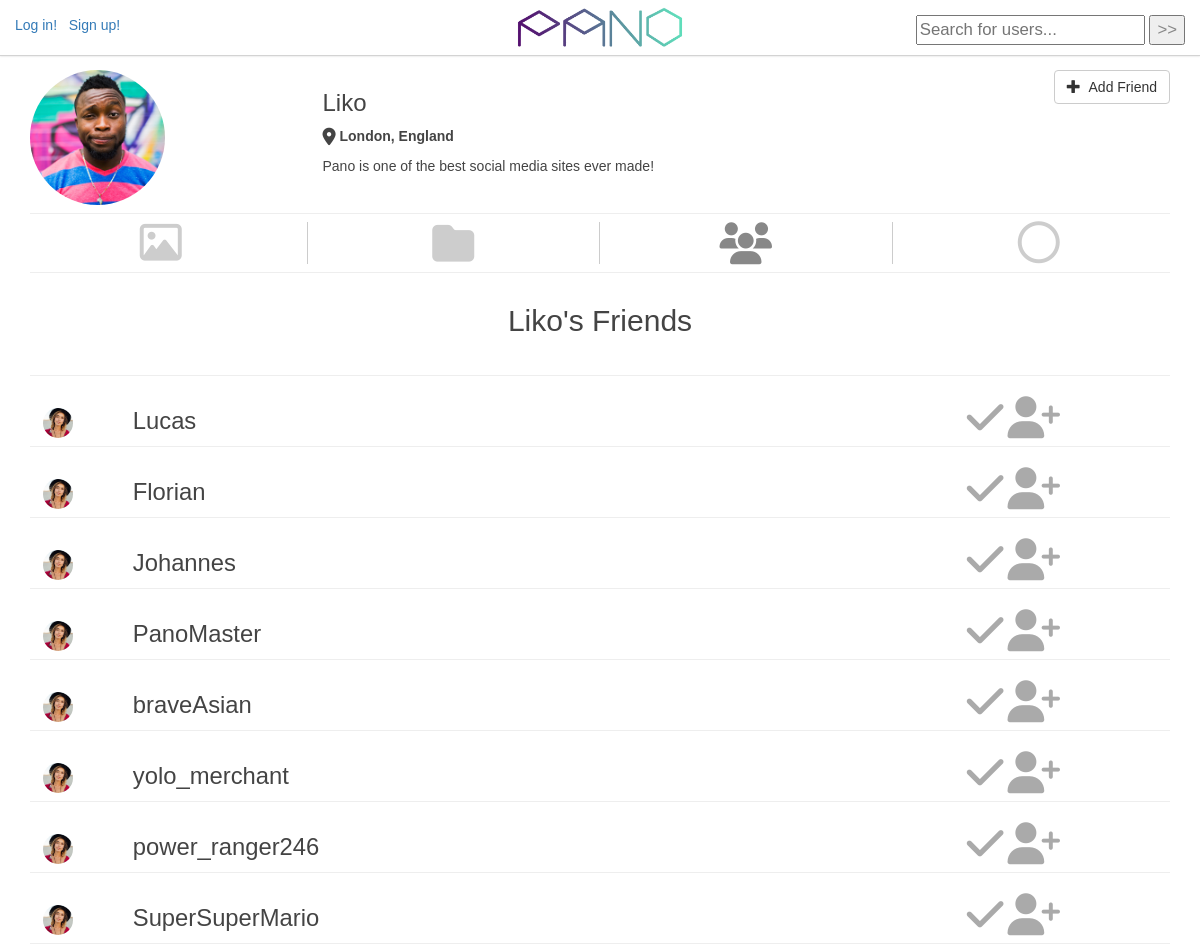
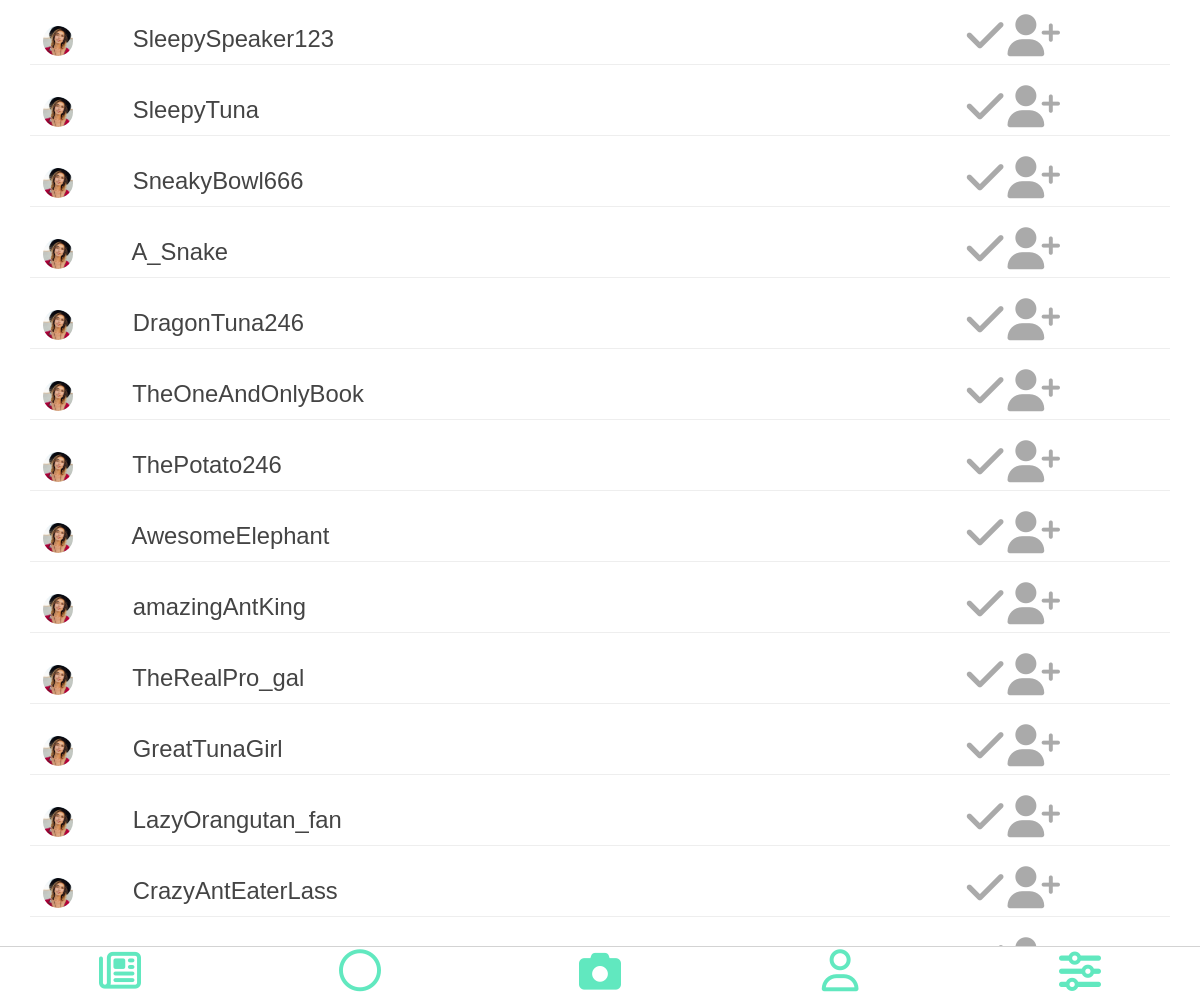
The page /profile-friends.php?id=Liko on the database its author committed (2 pictures, top to bottom).
### tables this page shows
CREATE TABLE `user` (
  `UserID` int(20) NOT NULL,
  `FirstName` varchar(30) NOT NULL,
  `LastName` varchar(30) NOT NULL,
  `UserName` varchar(30) NOT NULL,
  `EmailAddress` varchar(80) NOT NULL,
  `Password` char(64) NOT NULL,
  `Location` varchar(150) NOT NULL,
  `ShortDescrip` varchar(150) NOT NULL,
  `DateCreated` datetime NOT NULL DEFAULT CURRENT_TIMESTAMP,
  `SettingID` int(5) NOT NULL DEFAULT '3'
);

### includes/friends-list.php (the view)
<?php
class frienditem{
  private $friendName;
  private $friendLink;
  private $friendPictureID;
  private $isFriendOfUser;
  public function __construct($friendName, $friendLink, $friendPictureID,  $isFriendOfUser){
    $this->friendName =$friendName;
    $this->friendLink =$friendLink;
    $this->friendPictureID =$friendPictureID;
    $this->isFriendOfUser =$isFriendOfUser;
  }
  public function returnHTML(){
    $output = '<div class="row friend-content">
    <div class="col-md-6 col-xs-6 friend-name">
    <a href="'.SITE_ROOT.'/profile-info.php?id='.$this->friendLink.'">&nbsp;
    <img src="'.SITE_ROOT.'/images/profilepics/'.$this->friendPictureID.'.jpg" class="img-circle comment-picture" /> &nbsp; &nbsp; &nbsp; &nbsp; '.$this->friendName.'
    </a>
    </div>
    <div class="col col-md-6 col-xs-6 friending-icon">';
    if($this->isFriendOfUser){
      $output .= '
      <i  class="fa fa-3x fa-check friending-icon" ></i>
      </div>
      </div>
      <hr>';
    }else{
      $output .= '
      <a href="" class="" ng-click="isfriend'.$this->friendName.' = !isfriend'.$this->friendName.'"> <i  class="fa fa-3x fa-check friending-icon" ng-show="isfriend'.$this->friendName.'" ></i>
      <i  class="fa fa-3x fa-user-plus friending-icon" ng-hide="isfriend'.$this->friendName.'"></i>
      </a>
      </div>
      </div>
      <hr>';
    }
    return $output;
  }
}

### profile-friends.php (shortened to what this page needs)
<?php
require_once('includes/dbconnect.php');
$filename = basename(__FILE__, '.php');
if (isset($_GET['id'])) {
    $profileUserName = $_GET['id'];
    include('includes/profile-header.php');
}
?>
<!DOCTYPE html>
<html>
<head>
    <link rel="stylesheet" href="https://maxcdn.bootstrapcdn.com/bootstrap/3.3.7/css/bootstrap.min.css">
    <link rel="stylesheet" href="https://cdnjs.cloudflare.com/ajax/libs/animate.css/3.5.2/animate.min.css">
    <link rel="stylesheet" href="css/offset.css">
    <link rel="stylesheet" href="css/style.css">
</head>
<body ng-app="">
    <?php
        include('includes/header.php');
     ?>
    <main>
      <div class="content friends-content container">
        <h2><?= $profileUserName ?>'s Friends</h2>
        <br />
        <hr />
      <?php
        include('includes/friends-list.php');
        $query = ("SELECT
                    user.`UserName` AS UserName, user.`UserID` AS UserID
                    FROM friends LEFT JOIN user
                    ON user.`UserID` = friends.`UserID`
                    AND user.`UserID` != '$profileUserID'
                    WHERE friends.`FriendID` = '$profileUserID'");
        if ($result = mysqli_query($conn, $query)) {
            while ($row = mysqli_fetch_array($result)) {
                $isFriendOfUser = false;
                $friendName = $row['UserName'];
                $row = new frienditem($friendName, $friendName, '3', $isFriendOfUser);
                echo $row->returnHTML();
            }
        }
       ?>
      </div>
    </main>
    <?php
        include('includes/footer.php');
    ?>
</body>
</html>

### includes/profile-header.php (shortened to what this page needs)
<?php
    $query = "SELECT * FROM user WHERE UserName = '$profileUserName'";
    if ($result = mysqli_query($conn, $query)) {
        $count = mysqli_num_rows($result);
        $row = mysqli_fetch_array($result);
        if ($count == 1 ){
            $profilePictureID = 1;
            $profileUserID = $row['UserID'];
            $profileUserLocation = $row['Location'];
            $profileUserDescription = $row['ShortDescrip'];
        } else {
            header("Location: 404.php");
        }
    }
    $are_we_friends = false;
    $friendRequestSent = false;
    $friendRequestReceived = false;
    if ($_SESSION['UserName'] != $profileUserName) {
        $query = "SELECT * FROM friends WHERE
                    UserID = '$profileUserID' AND FriendID = '{$_SESSION['UserID']}'";
        if ($result = mysqli_query($conn, $query)) {
            $count = mysqli_num_rows($result);
            if ($count == 1) {
                $are_we_friends = true;
            } else {
                $are_we_friends = false;
            }
        }
    }
    $sql3 = "SELECT * FROM `friendrequests` WHERE FriendID='$profileUserID' AND UserID='{$_SESSION['UserID']}'";
    if ($result3 = mysqli_query($conn, $sql3)) {
        $typeOfRequestIcon = ($friendRequestSent ? "requested" : "");
    }
    $sql4 = "SELECT * FROM `friendrequests` WHERE UserID='$profileUserID' AND FriendID='{$_SESSION['UserID']}'";
    if ($result4 = mysqli_query($conn, $sql4)) {
        $typeOfRequestIcon = ($friendRequestSent ? "requested" : "");
    }
 ?>
<div class="container profile-info" id="<?=$profileUserID?>">
    <div class="row">
        <div class="col col-md-3 col-xs-3 profile-info-row">
            <img src="<?=SITE_ROOT?>/images/profilepics/<?=$profilePictureID?>.jpg" class="img-circle img-responsive profile-user-picture " />
        </div>
        <div class="col col-md-6  col-xs-6 container">
            <p class="profile-info-name">
                <h3 id="profile-username"><?=$profileUserName?></h3>
            </p>
            <p class="profile-info-location location"><i class="fa fa-map-marker fa-lg"></i>&nbsp;<?=$profileUserLocation?></p>
            <p class="profile-info-description"><?=$profileUserDescription?></p>
        </div>
        <div class="col col-md-3 col-xs-3 profile-info-row" id="<?=$profilePictureID?>">
            <?php if ($_SESSION['UserName'] == $profileUserName) : ?>
                <button type="button" class="btn btn-default pull-right edit-button" ><span class="glyphicon glyphicon-pencil"></span>&nbsp;&nbsp;Edit Profile </button>
            <?php else :?>
                <button id="add-friend-button" type="button" class="btn btn-default pull-right  <?=$typeOfRequestIcon?>"><span class="glyphicon glyphicon-plus"></span>&nbsp;&nbsp;Add Friend </button>
            <?php endif;?>
        </div>
    </div>
    <hr />
</div>
<div class="container profile-options">
    <div class="row">
        <div class="col-md-3 col-xs-3   lv-icons-unclicked border-right <?php echo ($filename == 'profile-info' ? 'lv-icons-clicked': '' )?>">
            <a href="<?=SITE_ROOT?>/profile-info.php?id=<?php echo $profileUserName;?>"> <i class="fa  fa-picture-o fa-3x"></i></a>
        </div>
        <div class="col-md-3  col-xs-3  lv-icons-unclicked  border-right <?php echo ($filename == 'profile-collections' ? 'lv-icons-clicked': '' )?>">
            <a href="<?=SITE_ROOT?>/profile-collections.php?id=<?php echo $profileUserName;?>"> <i class="fa fa-folder fa-3x"></i></a>
        </div>
        <div class="col-md-3  col-xs-3  lv-icons-unclicked  border-right <?php echo ($filename == 'profile-friends' ? 'lv-icons-clicked': '' )?>">
            <a href="<?=SITE_ROOT?>/profile-friends.php?id=<?php echo $profileUserName;?>"> <i class="fa fa-users fa-3x"></i></a>
        </div>
        <div class="col-md-3  col-xs-3 lv-icons-unclicked <?php echo ($filename == 'profile-circles' ? 'lv-icons-clicked': '' )?>">
            <a href="<?=SITE_ROOT?>/profile-circles.php?id=<?php echo $profileUserName;?>"> <i class="fa fa-circle-o fa-3x"></i></a>
        </div>
    </div>
    <hr />
</div>

### css/style.css (style rules this page uses)
body { font-family: 'Lato-Light', sans-serif; font-variant: normal; font-weight: 100; color: white; text-align: center; }
body { padding-top: 60px; padding-bottom: 70px; height: 100%; }
.content { text-align: center; }
.profile-info .profile-user-picture { max-height: 135px; width: auto; }
.comment-picture { height: 30px; width: auto; }
hr { color: #ccc; }
.fa { color: color: #61e8bf; vertical-align: middle; }
.lv-icons-unclicked a i { color: #cdcdcd; }
.lv-icons-clicked a i { color: #888; }
hr { margin-top: 8px; margin-bottom: 8px; }
button#add-friend-button { display:inline; }
.location { font-weight: 600; }
.collections-content,.collections-content a, .friends-content, .friends-content a, .collection-content, .collection-content a, .circles-content, .circles-content a { text-align: center; color: #444; }
.profile-info { padding-top: 10px; color: #444; text-align: left; }
.border-right { border-right: 1px solid #ccc; }
.profile-info-name { font-size: 2.6em; }
.collections-content h2, .friends-content h2, .collection-content h2 { padding-top: 3px; }
.friend-name { text-align: left; font-size: 1.7em; }
.friending-icon { padding-top: 6px; text-align: right; color: #aaa; }
.friend-name { text-align: left; margin-top: 20px; display: inline-block; }
@media (min-width: 1000px) { .friending-icon { right: 110px; } }

### rows shown on the page
user: Location "London, England", ShortDescrip "Pano is one of the best social media sites ever made!"
user: UserName "Lucas"
user: UserName "Florian"
user: UserName "Johannes"
user: UserName "PanoMaster"
user: UserName "braveAsian"
user: UserName "yolo_merchant"
user: UserName "power_ranger246"
user: UserName "SuperSuperMario"
user: UserName "SleepySpeaker123"
user: UserName "SleepyTuna"
user: UserName "SneakyBowl666"
user: UserName "A_Snake"
user: UserName "DragonTuna246"
user: UserName "TheOneAndOnlyBook"
user: UserName "ThePotato246"
user: UserName "AwesomeElephant"
user: UserName "amazingAntKing"
user: UserName "TheRealPro_gal"
user: UserName "GreatTunaGirl"
user: UserName "LazyOrangutan_fan"
user: UserName "CrazyAntEaterLass"

### other values the page prints
$profileUserName "Liko"
